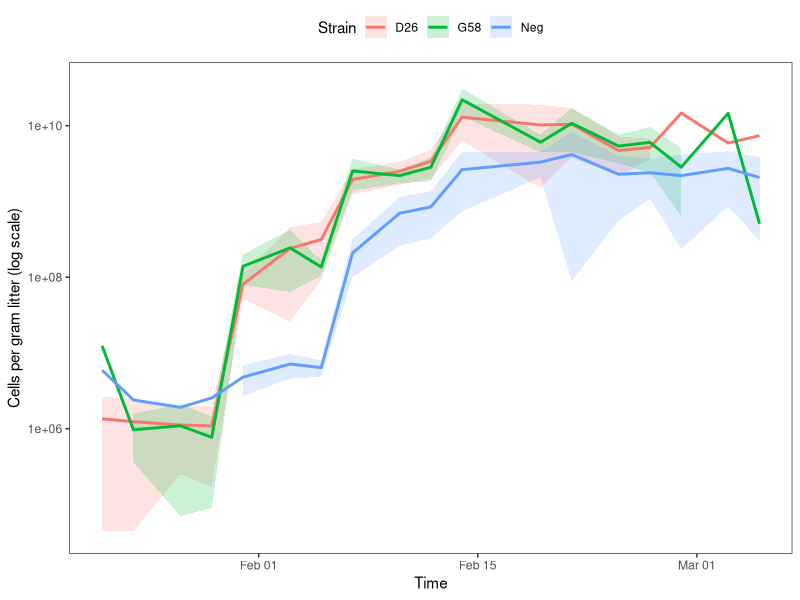
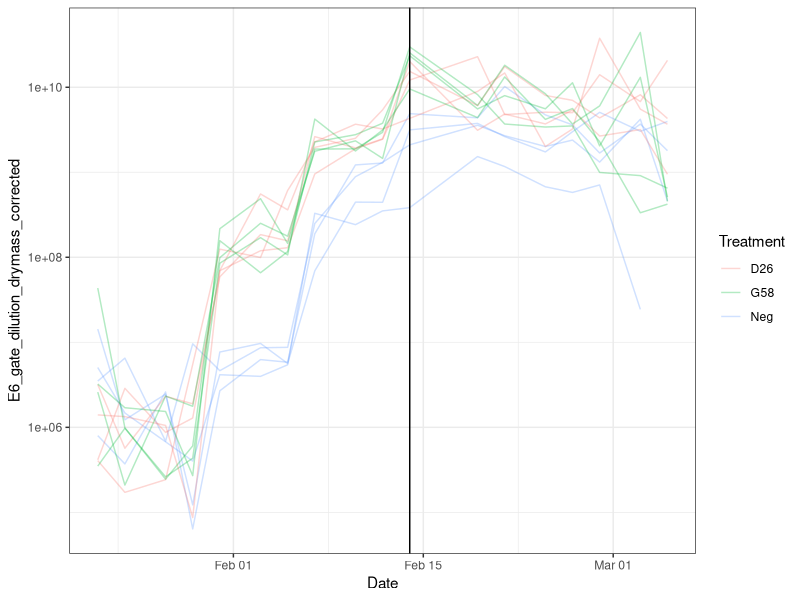

The R source for these figures, in order:
setwd("/Volumes/OfficeSMU/Research/research-projects/terrestrial/curtobacterium/curtoWarm/joanna-warm/field-data/growth-rate")

library(tidyverse)
library(lubridate)

growth <- read_csv("Curtogrowth_data.csv") %>%
  mutate(
    Date = mdy(Date),
    N = E6_gate_dilution_drymass_corrected
  ) %>%
  filter(!is.na(N), N > 0)

rates <- growth %>%
  group_by(Treatment, bagid) %>%
  arrange(Date) %>%
  mutate(days = as.numeric(Date - first(Date))) %>%
  filter(days > 0) %>%
  do({
    m <- lm(log(N) ~ days, data = .)
    tibble(r = coef(m)[2])
  }) %>%
  mutate(
    generations_per_day = r / log(2),
    doubling_time_hours = (log(2)/r) * 24
  )

rates %>%
  group_by(Treatment) %>%
  summarize(
    mean_generations = mean(generations_per_day, na.rm = TRUE),
    sd_generations = sd(generations_per_day, na.rm = TRUE),
    mean_doubling_hours = mean(doubling_time_hours, na.rm = TRUE)
  )

growth_summary <- growth %>%
  group_by(Treatment, Date) %>%
  summarize(
    mean_cells = mean(N, na.rm = TRUE),
    sd_cells = sd(N, na.rm = TRUE),
    .groups = "drop"
  )

ggplot(growth_summary, aes(Date, mean_cells, color = Treatment)) +
  
  geom_ribbon(
    aes(ymin = mean_cells - sd_cells,
        ymax = mean_cells + sd_cells,
        fill = Treatment),
    alpha = 0.2,
    color = NA
  ) +
  
  geom_line(linewidth = 1) +
  
  scale_y_log10() +
  
  labs(
    x = "Time",
    y = "Cells per gram litter (log scale)",
    color = "Strain",
    fill = "Strain"
  ) +
  
  theme_bw() +
  theme(
    legend.position = "top",
    panel.grid = element_blank()
  )

growth %>%
  ggplot(aes(Date, E6_gate_dilution_drymass_corrected, color = Treatment)) +
  geom_line(aes(group = bagid), alpha = 0.3) +
  scale_y_log10() +
  theme_bw() +
  geom_vline(xintercept = as.Date("2025-02-14"))

## eliminate the stationary phase at the end
early_growth <- growth %>%
  filter(Date <= as.Date("2025-02-14"))   # adjust based on above plot

rates_exp <- early_growth %>%
  mutate(days = as.numeric(Date - min(Date))) %>%
  group_by(Treatment, bagid) %>%
  do({
    m <- lm(log(E6_gate_dilution_drymass_corrected) ~ days, data = .)
    tibble(r = coef(m)[2])
  }) %>%
  mutate(
    generations_per_day = r / log(2),
    doubling_time_hours = (log(2)/r) * 24
  )

rates_exp %>%
  group_by(Treatment) %>%
  summarize(
    mean_generations = mean(generations_per_day, na.rm = TRUE),
    sd_generations = sd(generations_per_day, na.rm = TRUE),
    mean_doubling_hours = mean(doubling_time_hours, na.rm = TRUE)
  )

## and to get this across average temp
env <- readxl::read_excel("Environmental_data.xlsx") %>%
  mutate(
    datetime = parse_date_time(Reading, orders = c("dmy HMS", "dmy HM")),
    Temperature = as.numeric(Temperature)
  ) %>%
  filter(!is.na(datetime), !is.na(Temperature))

mean(env$Temperature)
